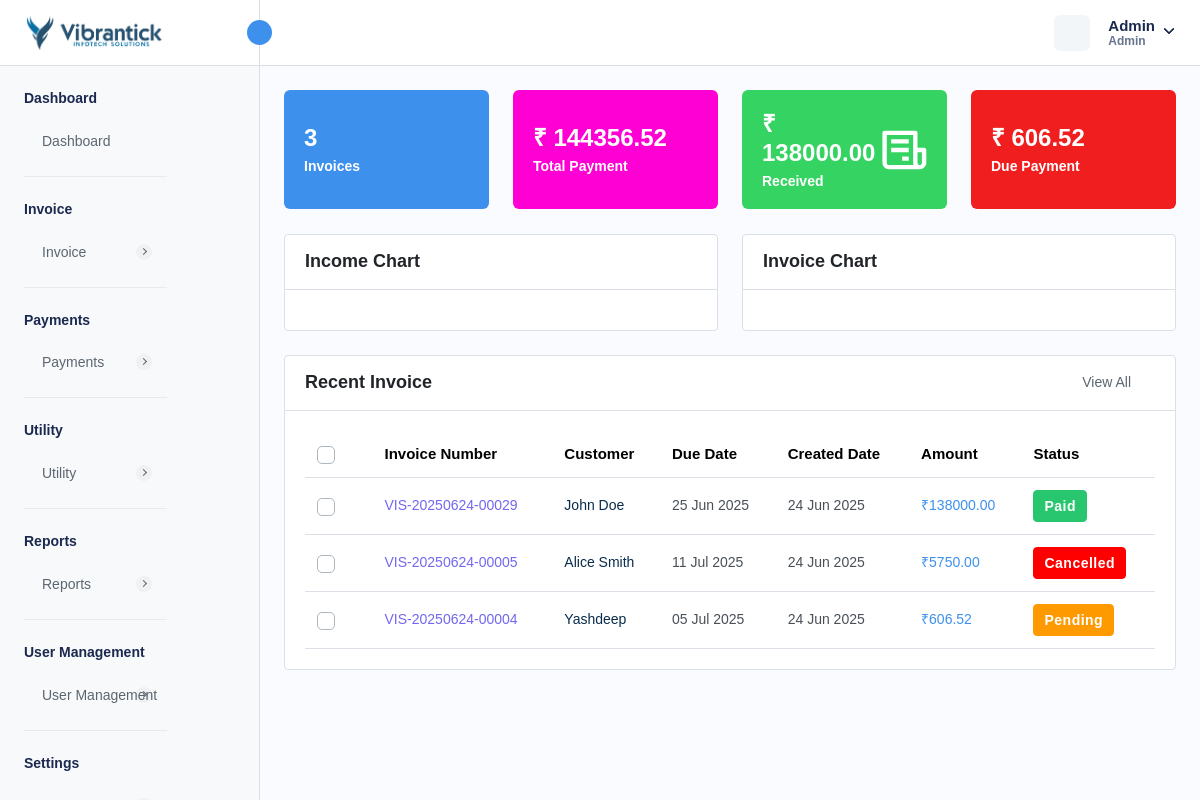
/admin-dashboard.php (signed in), run on an earlier commit of the app's database.
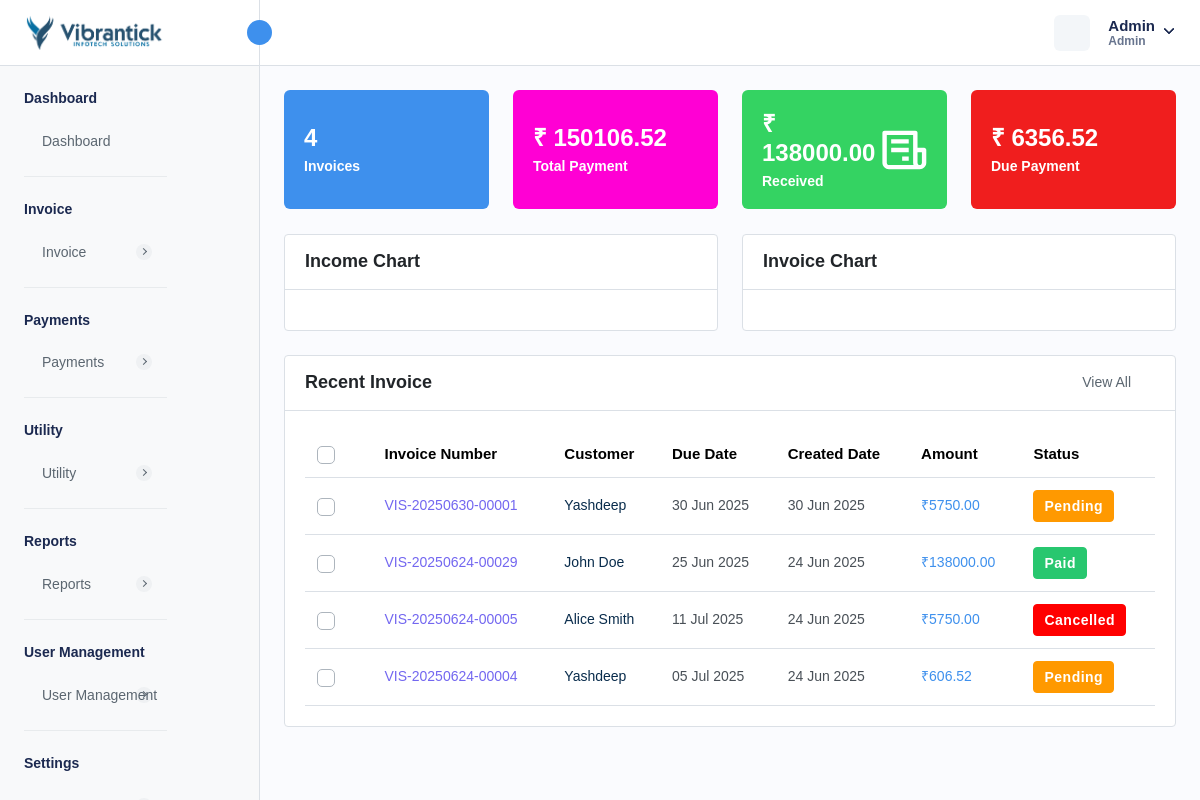
And on a later commit of the database.
### tables this page shows
CREATE TABLE `company_settings` (
  `company_id` int NOT NULL AUTO_INCREMENT,
  `company_name` varchar(255) DEFAULT NULL,
  `company_email` varchar(255) DEFAULT NULL,
  `company_phone` varchar(20) DEFAULT NULL,
  `company_website` varchar(255) DEFAULT NULL,
  `company_logo` varchar(255) DEFAULT NULL,
  `favicon` varchar(255) DEFAULT NULL,
  `address` text,
  `country` varchar(100) DEFAULT NULL,
  `state` varchar(100) DEFAULT NULL,
  `city` varchar(100) DEFAULT NULL,
  `postal_code` varchar(20) DEFAULT NULL,
  `created_at` timestamp NULL DEFAULT CURRENT_TIMESTAMP,
  `updated_at` timestamp NULL DEFAULT CURRENT_TIMESTAMP ON UPDATE CURRENT_TIMESTAMP,
  PRIMARY KEY (`company_id`)
);

CREATE TABLE `invoice` (
  `invoice_id` int NOT NULL AUTO_INCREMENT,
  `invoice_number` varchar(255) NOT NULL,
  `payment_method` enum('CREDIT_CARD','DEBIT_CARD','CASH','NET_BANKING','PAYPAL','OTHER') NOT NULL,
  `transaction_id` varchar(255) DEFAULT NULL,
  `status` enum('PAID','PENDING','CANCELLED','REFUNDED') NOT NULL,
  `amount` decimal(10,2) NOT NULL,
  `quantity` int NOT NULL,
  `tax` int NOT NULL,
  `discount` decimal(10,2) NOT NULL,
  `total_amount` decimal(10,2) NOT NULL,
  `due_date` varchar(255) DEFAULT NULL,
  `customer_id` int DEFAULT NULL,
  `service_id` json DEFAULT NULL,
  `description` longtext,
  `created_at` timestamp NULL DEFAULT CURRENT_TIMESTAMP,
  `updated_at` timestamp NULL DEFAULT CURRENT_TIMESTAMP ON UPDATE CURRENT_TIMESTAMP,
  `is_active` int NOT NULL DEFAULT '1',
  `reminder_enabled` int NOT NULL DEFAULT '0',
  `reminder_count` int NOT NULL DEFAULT '0',
  `created_by` int NOT NULL,
  `from_date` varchar(255) DEFAULT NULL,
  `to_date` varchar(255) DEFAULT NULL,
  `invoice_type` enum('FIXED','RECURSIVE') DEFAULT NULL,
  `invoice_title` varchar(255) DEFAULT NULL,
  PRIMARY KEY (`invoice_id`),
  UNIQUE KEY `invoice_number_UNIQUE` (`invoice_number`),
  UNIQUE KEY `transaction_id_UNIQUE` (`transaction_id`)
);

CREATE TABLE `customer` (
  `customer_id` int NOT NULL AUTO_INCREMENT,
  `customer_name` varchar(255) NOT NULL,
  `customer_phone` varchar(15) DEFAULT NULL,
  `customer_email` varchar(255) DEFAULT NULL,
  `customer_address` text,
  `ship_name` varchar(255) DEFAULT NULL,
  `ship_phone` varchar(15) DEFAULT NULL,
  `ship_email` varchar(255) DEFAULT NULL,
  `ship_address` text,
  `isActive` int DEFAULT '1',
  `created_at` timestamp NULL DEFAULT CURRENT_TIMESTAMP,
  `updated_at` timestamp NULL DEFAULT NULL ON UPDATE CURRENT_TIMESTAMP,
  `customer_state` varchar(45) DEFAULT NULL,
  `customer_city` int DEFAULT NULL,
  `gst_number` varchar(45) DEFAULT NULL,
  PRIMARY KEY (`customer_id`),
  UNIQUE KEY `customer_phone_UNIQUE` (`customer_phone`),
  UNIQUE KEY `customer_email_UNIQUE` (`customer_email`),
  UNIQUE KEY `gst_number_UNIQUE` (`gst_number`)
);

### admin-dashboard.php (the view, shortened to what the rows shown need)
<?php
require './database/config.php';
try {
    $stmtFetchCompanySettings = $db->prepare("SELECT * FROM company_settings");
    $stmtFetchCompanySettings->execute();
    $companySettings = $stmtFetchCompanySettings->get_result()->fetch_array(MYSQLI_ASSOC);
    $stmtFetchInvoices = $db->prepare("SELECT
        invoice.*,
        customer.customer_id,
        customer.customer_name,
        admin.admin_username
        FROM invoice
        INNER JOIN customer ON customer.customer_id = invoice.customer_id
        LEFT JOIN admin ON admin.admin_id = invoice.created_by
        WHERE invoice.is_active = 1
        ORDER BY invoice.created_at DESC
        LIMIT 10;
        ");
    if ($stmtFetchInvoices->execute()) {
        $invoices = $stmtFetchInvoices->get_result();
    } else {
        $_SESSION['error'] = 'Error for fetching customers';
    }
} catch (Exception $e) {
    $_SESSION['error'] = $e->getMessage();
    header("Location: admin-dashboard.php");
    exit;
}
?>
<!DOCTYPE html>
<html lang="en">
<head>
    <link rel="stylesheet" href="assets/css/bootstrap.min.css">
    <link rel="stylesheet" href="assets/css/bootstrap-datetimepicker.min.css">
    <link rel="stylesheet" href="assets/css/animate.css">
    <link rel="stylesheet" href="assets/plugins/select2/css/select2.min.css">
    <link rel="stylesheet" href="assets/plugins/fontawesome/css/fontawesome.min.css">
    <link rel="stylesheet" href="assets/plugins/fontawesome/css/all.min.css">
    <link rel="stylesheet" href="assets/css/style.css">
</head>
<body>
    <div class="main-wrapper">
        <div class="header">
            <?php require_once("header.php"); ?>
        </div>
        <div class="page-wrapper">
            <div class="content">
                <div class="card">
                    <div class="card-body">
                        <div class="table-responsive dataview">
                            <table class="table dashboard-expired-products">
                                <thead>
                                    <tr>
                                        <th class="no-sort">
                                            <label class="checkboxs">
                                                <span class="checkmarks"></span>
                                            </label>
                                        </th>
                                        <th>Invoice Number</th>
                                        <th>Customer</th>
                                        <th>Due Date</th>
                                        <th>Created Date</th>
                                        <th class="no-sort">Amount</th>
                                        <th>Status</th>
                                    </tr>
                                </thead>
                                <tbody>
                                    <?php foreach ($invoices->fetch_all(MYSQLI_ASSOC) as $invoice) { ?>
                                        <tr>
                                            <td>
                                                <label class="checkboxs">
                                                    <span class="checkmarks"></span>
                                                </label>
                                            </td>
                                            <td class="ref-number"><?php echo $invoice['invoice_number'] ?></td>
                                            <td><a
                                                    href="view-customer-report.php?id=<?= base64_encode($invoice['customer_id']) ?>"><?php echo $invoice['customer_name'] ?></a>
                                            </td>
                                            <td><?php $date = new DateTime($invoice['due_date']);
                                            echo $date->format('d M Y') ?></td>
                                            <td><?php $date = new DateTime($invoice['created_at']);
                                            echo $date->format('d M Y') ?></td>
                                            <td class="text-primary">
                                                ₹<?php echo $invoice['total_amount'] ?>
                                            </td>
                                            <td>
                                                <?php if ($invoice['status'] == 'PAID') { ?>
                                                    <span class="badge badge-lg bg-success">Paid</span>
                                                <?php } elseif ($invoice['status'] == 'CANCELLED') { ?>
                                                    <span class="badge badge-lg bg-danger">Cancelled</span>
                                                <?php } elseif ($invoice['status'] == 'PENDING') { ?>
                                                    <span class="badge badge-lg bg-warning">Pending</span>
                                                <?php } elseif ($invoice['status'] == 'REFUNDED') { ?>
                                                    <span class="badge badge-lg bg-primary">Refunded</span>
                                                <?php } ?>
                                            </td>
                                        </tr>
                                    <?php } ?>
                                </tbody>
                            </table>
                        </div>
                    </div>
                </div>
            </div>
        </div>
    </div>
</body>
</html>

### header.php (shortened to what the rows shown need)
<div class="header">
    <div class="header-left active">
        <a href="admin-dashboard.php" class="logo logo-normal">
            <img src="<?= isset($companySettings['company_logo']) ? $companySettings['company_logo'] : "assets/img/logo/vis-logo.png" ?>" alt="" />
        </a>
    </div>
</div>

What changed in the data, as far as the page shows it:
added invoice: invoice_number "VIS-20250630-00001", customer.customer_name "Yashdeep", due_date "30 Jun 2025", created_at "30 Jun 2025", total_amount "5750.00", status "Pending"
Also different on the page:
$totalNumberInvoice['0']['total_invoices']: "3" → "4"
$totalAmount['0']['total_payment']: "144356.52" → "150106.52"
$totalDueAmount['0']['total_due_payment']: "606.52" → "6356.52"
